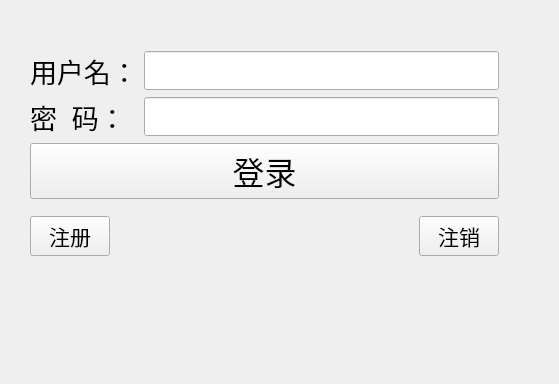
<?xml version="1.0" encoding="UTF-8"?>
<ui version="4.0">
 <class>TcpClient</class>
 <widget class="QWidget" name="TcpClient">
  <property name="geometry">
   <rect>
    <x>0</x>
    <y>0</y>
    <width>559</width>
    <height>384</height>
   </rect>
  </property>
  <property name="windowTitle">
   <string>TcpClient</string>
  </property>
  <widget class="QWidget" name="">
   <property name="geometry">
    <rect>
     <x>30</x>
     <y>40</y>
     <width>469</width>
     <height>228</height>
    </rect>
   </property>
   <layout class="QVBoxLayout" name="verticalLayout">
    <item>
     <layout class="QGridLayout" name="gridLayout_2">
      <item row="0" column="0">
       <layout class="QGridLayout" name="gridLayout">
        <item row="0" column="0">
         <widget class="QLabel" name="name_lab">
          <property name="font">
           <font>
            <pointsize>20</pointsize>
           </font>
          </property>
          <property name="text">
           <string>用户名：</string>
          </property>
         </widget>
        </item>
        <item row="0" column="1">
         <widget class="QLineEdit" name="name_le">
          <property name="font">
           <font>
            <pointsize>20</pointsize>
           </font>
          </property>
         </widget>
        </item>
        <item row="1" column="0">
         <widget class="QLabel" name="pwd_lab">
          <property name="font">
           <font>
            <pointsize>20</pointsize>
           </font>
          </property>
          <property name="text">
           <string>密  码：</string>
          </property>
         </widget>
        </item>
        <item row="1" column="1">
         <widget class="QLineEdit" name="pwd_le">
          <property name="font">
           <font>
            <pointsize>20</pointsize>
           </font>
          </property>
          <property name="echoMode">
           <enum>QLineEdit::Password</enum>
          </property>
         </widget>
        </item>
       </layout>
      </item>
      <item row="1" column="0">
       <widget class="QPushButton" name="login_pb">
        <property name="font">
         <font>
          <pointsize>24</pointsize>
         </font>
        </property>
        <property name="text">
         <string>登录</string>
        </property>
       </widget>
      </item>
     </layout>
    </item>
    <item>
     <layout class="QHBoxLayout" name="horizontalLayout">
      <item>
       <widget class="QPushButton" name="regist_pb">
        <property name="font">
         <font>
          <pointsize>16</pointsize>
         </font>
        </property>
        <property name="text">
         <string>注册</string>
        </property>
       </widget>
      </item>
      <item>
       <spacer name="horizontalSpacer">
        <property name="orientation">
         <enum>Qt::Horizontal</enum>
        </property>
        <property name="sizeHint" stdset="0">
         <size>
          <width>40</width>
          <height>20</height>
         </size>
        </property>
       </spacer>
      </item>
      <item>
       <widget class="QPushButton" name="cancel_pb">
        <property name="font">
         <font>
          <pointsize>16</pointsize>
         </font>
        </property>
        <property name="text">
         <string>注销</string>
        </property>
       </widget>
      </item>
     </layout>
    </item>
   </layout>
  </widget>
 </widget>
 <resources/>
 <connections/>
</ui>
